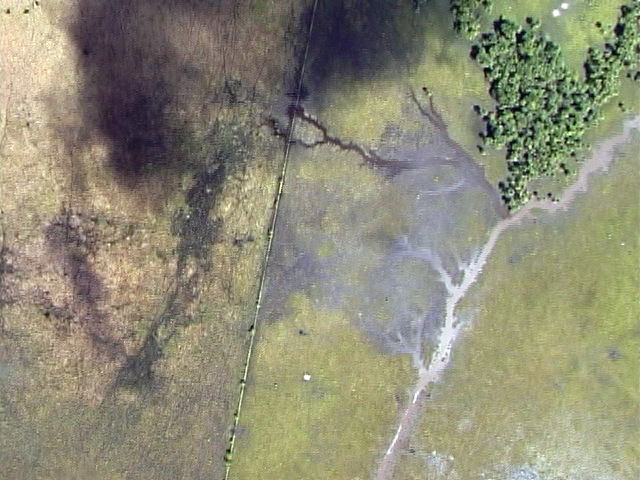
#> input picture data/0002.jpg, 640 x 480 px
$ python generate_samples.py ../data ../data out
#> lines starting #> are read from the running program, lines starting #| are printed output that depends on the picture; after the words box and inside, x2 and y2 are one past the last pixel; in counts of white or black regions, pixels touching at a corner belong together
import os
import sys
import cv2 as cv
import numpy as np

# export DYLD_FALLBACK_LIBRARY_PATH=/full/path/to/opencv/build/lib:$DYLD_FALLBACK_LIBRARY_PATH
# export PYTHONPATH=/full/path/to/opencv/build/lib/python2.7/site-packages:$PYTHONPATH

def load_image_files(img_folder, seg_folder):
#> called with img_folder = '../data', seg_folder = '../data'
    file_list = {}
    for path, subdirs, files in os.walk(img_folder):
        for name in files:
            if name.endswith(".jpg"):
                key = name[0:-4]
                file_list[key] = {}
                file_list[key]['original'] = os.path.join(path, key+'.jpg')
                file_list[key]['segmented'] = os.path.join(seg_folder, key+'.ppm')
    return file_list

def generate_samples(key, original_image, segmentation_image, output_dir):
#> called with key = '0002', original_image = '../data/0002.jpg', segmentation_image = '../data/0002.ppm', output_dir = 'out'
    original = cv.imread(original_image)
#> original is the input picture: shape (480, 640, 3); mean B, G, R 119.3, 139.6, 141.8
    image = cv.imread(segmentation_image, cv.IMREAD_GRAYSCALE)
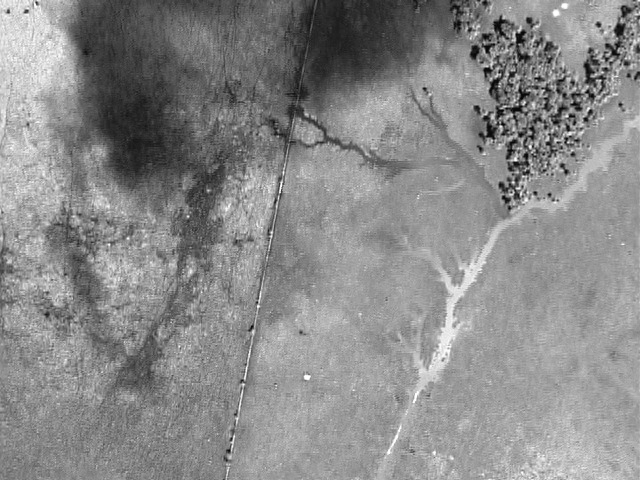
#> image: shape (480, 640); min 5, max 255, mean 137.9
    labels = np.unique(image)
#> labels = 251 values from 5 to 255
    idx = 1
    for label in labels:
        segment = np.zeros(original.shape, np.uint8)
        mask = np.zeros(image.shape, np.uint8)
        indexes = image[:,:] == label
        mask[indexes] = 255
        segment[indexes] = original[indexes]
        filename = key + '.' + str(idx)
        cv.imwrite(('%s/%s.ppm' % (output_dir, filename)), segment)
        cv.imwrite(('%s/%s_mask.ppm' % (output_dir, filename)), mask)
        idx += 1
#> this loop made 251 passes
#> filename on passes 1 to 3: '0002.1', '0002.2', '0002.3'
#> pass 1, in generate_samples, `indexes = image[:,:] == label`:
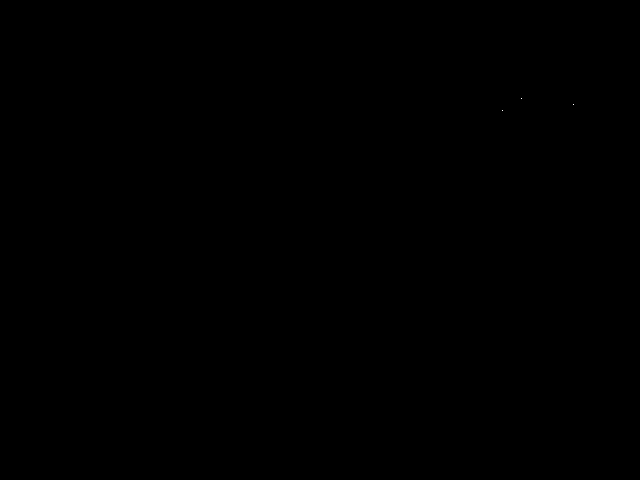
#> indexes: shape (480, 640) bool; 0% white in thin lines or dots, all inside (x1, y1, x2, y2) = (502, 98, 574, 111)
#> after the loop: mask: shape (480, 640); 0.01% white in thin lines or dots, all inside (x1, y1, x2, y2) = (305, 6, 565, 453)
#> after the loop, idx = 252

images_dir = sys.argv[1]
segmnt_dir = sys.argv[2]
output_dir = sys.argv[3]

sys.stdout.write('Extracting samples...')
sys.stdout.flush()
file_list = load_image_files(images_dir, segmnt_dir)
for key in file_list.keys():
    f = file_list[key]
    generate_samples(key, f['original'], f['segmented'], output_dir)
    sys.stdout.write('.')
    sys.stdout.flush()
#> pass 2 of the loop `for key in file_list.keys():`:
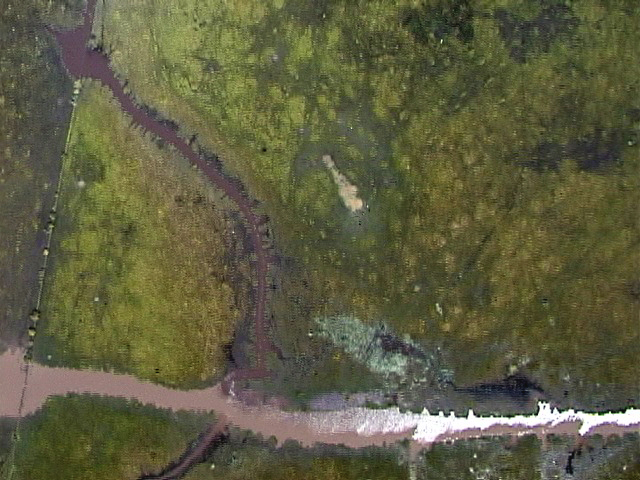
#> input picture data/0001.jpg, 640 x 480 px
#> in generate_samples, original is the input picture: shape (480, 640, 3); mean B, G, R 65, 93.4, 94.3
#> labels = 245 values from 11 to 255
#> the loop in generate_samples (call 2), `for label in labels:` made 245 passes
#> filename on passes 1 to 3: '0001.1', '0001.2', '0001.3'
#> pass 1, in generate_samples (call 2), `indexes = image[:,:] == label`:
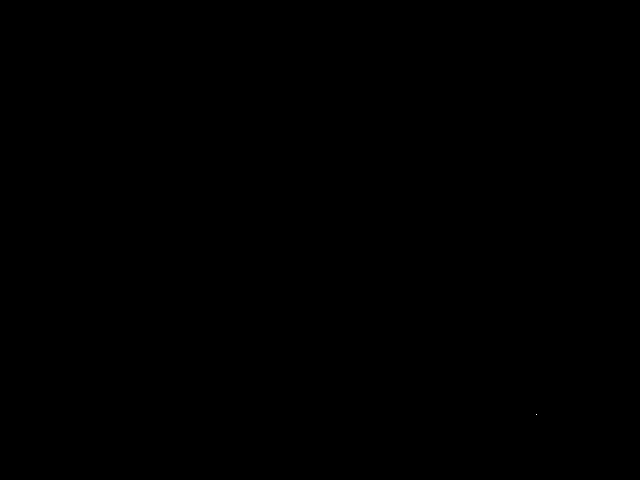
#> indexes: shape (480, 640) bool; 0% white in thin lines or dots, all inside (x1, y1, x2, y2) = (536, 414, 537, 415)
#> after the loop in generate_samples (call 2), `for label in labels:`:
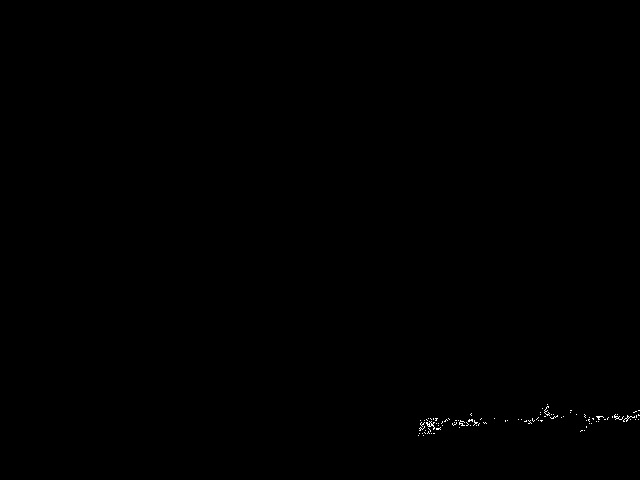
#> mask: shape (480, 640); 0.11% white in thin lines or dots, all inside (x1, y1, x2, y2) = (418, 404, 640, 436)
#> after the loop in generate_samples (call 2), `for label in labels:`: idx = 246
